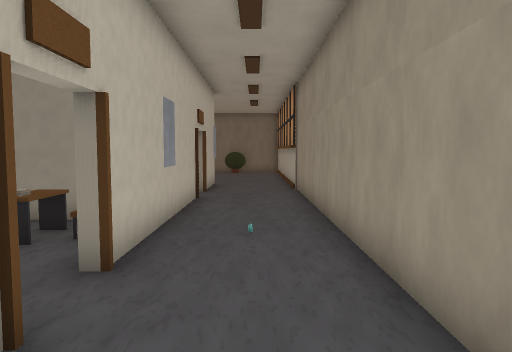
view 1 (above)

24 first-person views from a walk through a Unity game level. The camera is 1.5 m above the floor, tilts 4° down and sees 70° across. The floor is counted in squares, 1 m on a side. Each view is taken from the middle of a square. On the plan, view 1 faces up. The plan holds only what a view shows up to about 16 squares ahead; the rest is blank. The place goes on beyond the plan. Door leaves are left out, so doorways stand open. Some surface patterns are stand-ins.

view 2
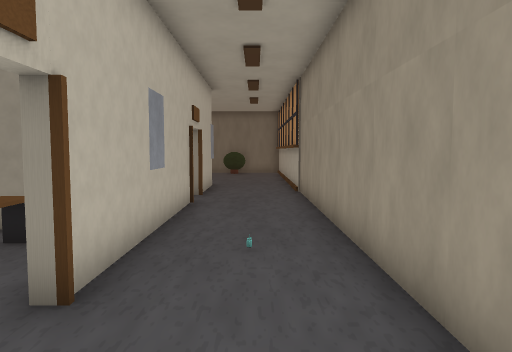

view 3
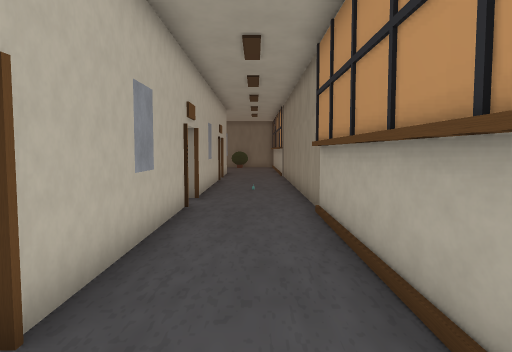

view 4
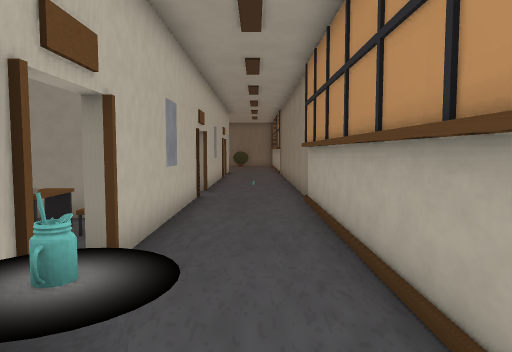

view 5
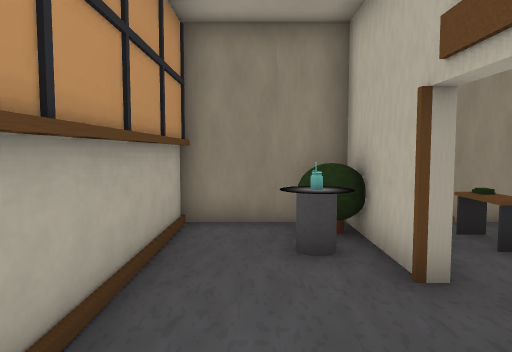

view 6
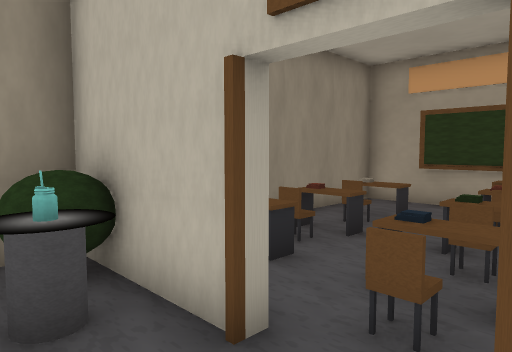

view 7
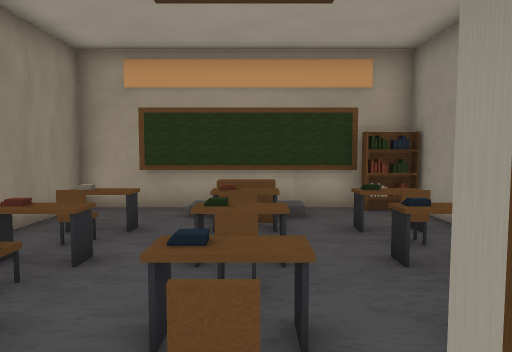

view 8
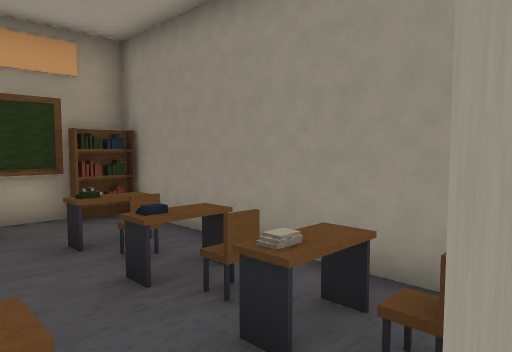

view 9
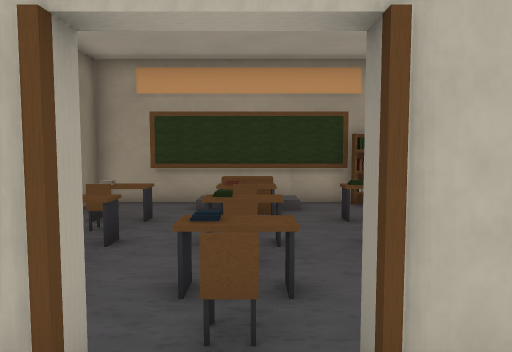

view 10
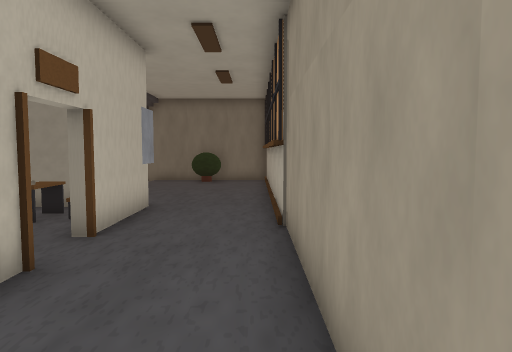

view 11
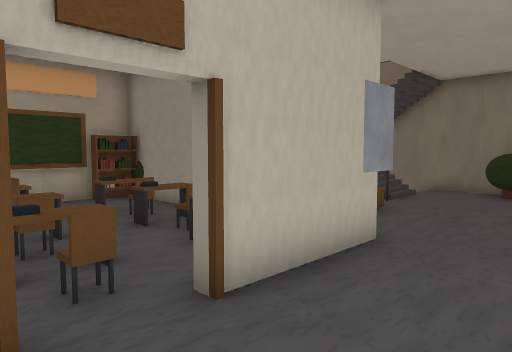

view 12
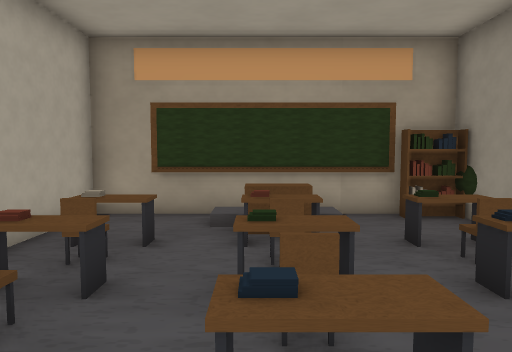

view 13
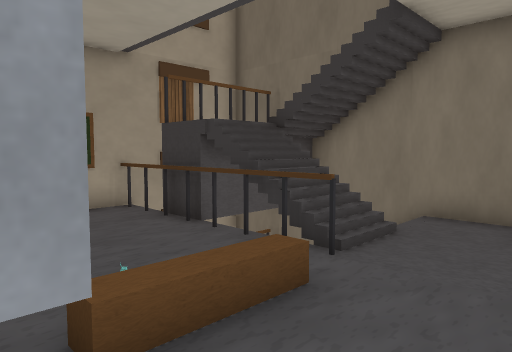

view 14
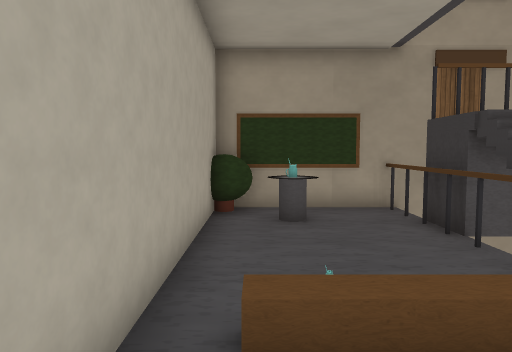

view 15
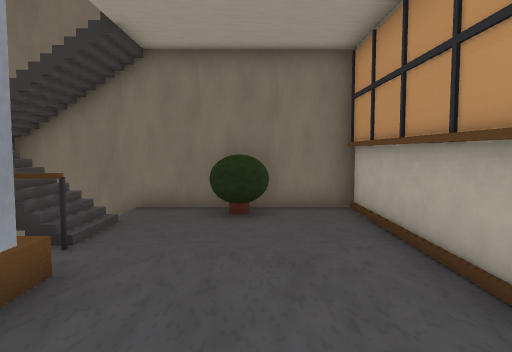

view 16
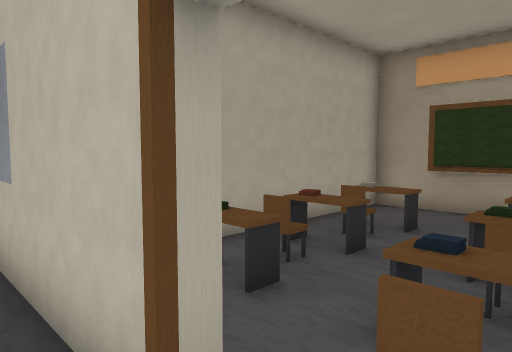

view 17
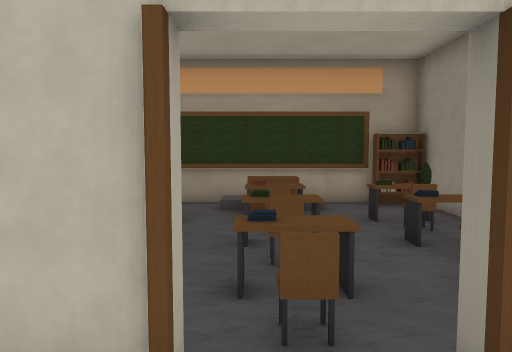

view 18
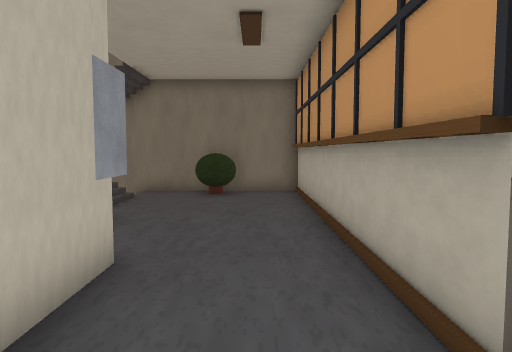

view 19
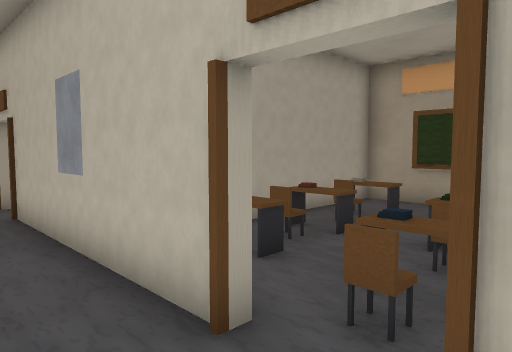

view 20
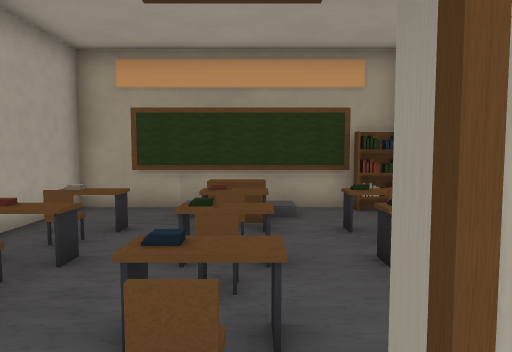

view 21
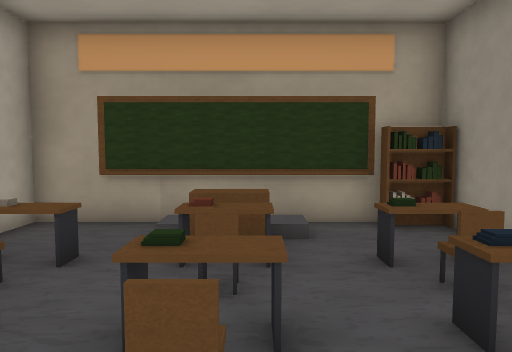

view 22
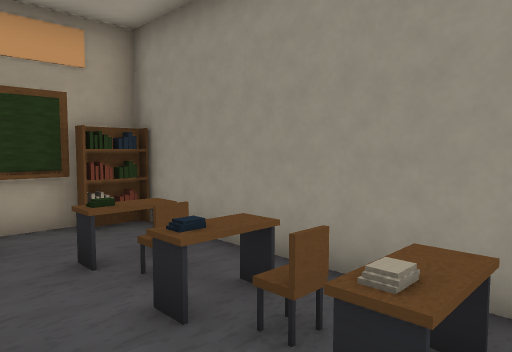

view 23
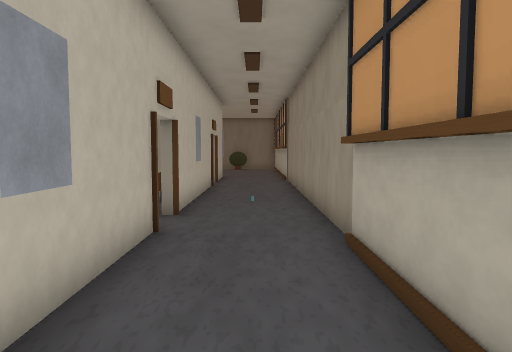

view 24
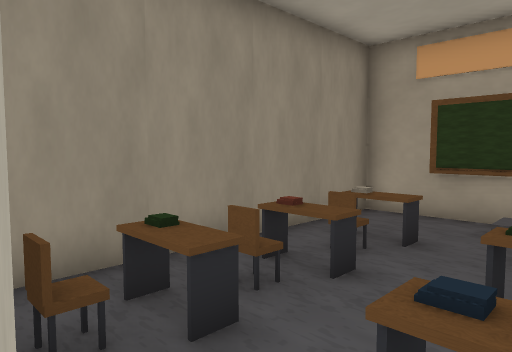

### Floor plan
Key: @ floor where view 1 was taken; # wall or solid block; . main floor; : floor 2.25 m higher than the main floor; / step, stairs or slope; ^ raised ledge; v drop or lower ground; O other object.
Columns run from 11 left of view 1 to 2 right of it. Each row starts with its distance up from view 1.
 26 #############
 25 # v    /.OO.#
 24 #   ////..O.##
 23 # v ////....##
 22 #v#:////....##
 21 #...........##
 20 #...........##
 19 #.^.........##
 18 #...........##
 17 #O########..##
 16 #O.O.O.O.#..##
 15 #O.OOOOOO#..##
 14 #........#...#
 13 #.OO.O.O.....#
 12 #.OO.O.O.....#
 11 #........#...#
 10 #..O.O.OO#...#
  9 #..O.O.O.#...#
  8 ##########...#
  7 #O.O.O.O.#...#
  6 #..O.O.OO#...#
  5 #........#...#
  4 #.OO.O.O.....#
  3 #.OO.O.O.....#
  2 #........#...#
  1 #..OOOOO #..##
  0 #..O.O.O #.@##
 -1 ##########..##
 -2 #O.O.O.O.#..##
 -3 #..O.O.O.#..##
 -4 #........#..##
 -5 #.OOOOOOO...##
 -6 #.OO.O.O....##
 -7 #..O.O.O.#^.##
 -8 #..OOOOOO#O.##
 -9 #........#..#
-10 #############

Positions as (right, up) in squares from view 1, and headings:
1: (0, 0), facing up
2: (0, 1), facing up
3: (0, -7), facing up
4: (0, -9), facing up
5: (0, -2), facing down
6: (0, -4), facing down-left
7: (-1, -5), facing left
8: (-2, -5), facing up-left
9: (0, -5), facing left
10: (1, 7), facing up
11: (1, 11), facing up-left
12: (-2, 12), facing left
13: (-1, 17), facing up-left
14: (-1, 18), facing left
15: (-1, 16), facing up
16: (-1, 13), facing down-left
17: (0, 12), facing left
18: (0, 12), facing up
19: (0, 5), facing down-left
20: (-1, 4), facing left
21: (-3, 4), facing left
22: (-3, 4), facing up-left
23: (0, -4), facing up
24: (-2, -5), facing down-left
